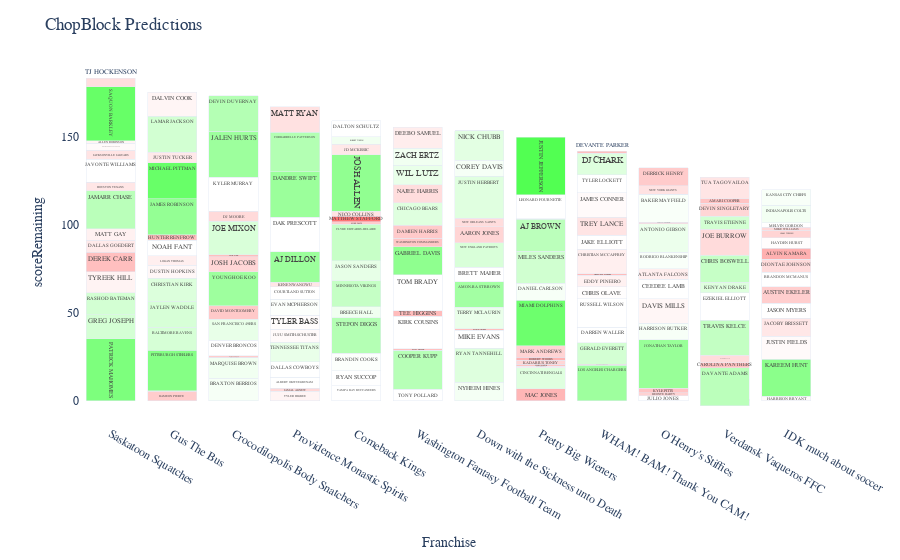

The notebook cell saved with this chart:
### Code cell
# chart
players_onthefield = merged.loc[merged.status=="starter"]
players_onthefield = players_onthefield.sort_values(by='scoreRemaining', ascending=False, ignore_index=True)

fran_rank = players_onthefield.groupby('franchiseName').sum().sort_values(by='scoreRemaining', ascending=False)

sorter = fran_rank.index

players_onthefield.franchiseName = players_onthefield.franchiseName.astype("category")
players_onthefield.franchiseName.cat.set_categories(sorter, inplace=True)
players_onthefield.sort_values(["franchiseName"], inplace=True)
color_discrete_map = dict(zip(players_onthefield.id_mfl, players_onthefield.color))
# Create bar chart
figPred = px.bar(players_onthefield, 
            x="franchiseName", 
            y="scoreRemaining", 
            color="player", 
            color_discrete_sequence=list(players_onthefield['color']),
            #     "QB": "hsla(210, 60%, 25%, 1)", #blue #1033a6 #0c2987 1033a6 062647 #293745 
            #     "RB": "hsla(12, 50%, 45%, 1)", #gold #f5d000 ffa524 a23419 a34e39
            #     "WR": "hsla(267, 40%, 45%, 1)", #purple #4f22bc #643fc1 643fc1 621B74 675280
            #     "TE": "hsla(177, 68%, 36%, 1)", #teal #02687b #038097 1295ad 43B3AE
            #     "PK": "hsla(14, 30%, 40%, 1)", #gold #f5d000 ffa524 664e47
            #     "DF": "hsla(35, 70%, 65%, 1)"}, #gold #f5d000 ffa524 a49375 ffb54d
            category_orders={
                "pos": ["QB", "RB", "WR", "TE", "PK", "DF"]},
            text='player', 
            hover_name="player",
            hover_data={
                'scoreRemaining':True, 'weeklyPred':True, 'scaled':True,
                'player':False, 'pos':False, 'franchiseName':False
                },
            labels={
                "franchiseName":"Franchise",
                "predRelative":"Player Value",
                "pred":"ChopBlock Prediction",
                "sharkAbsolute":"FantasySharks Prediction",
                "adpAbsolute":"ADP-Based Prediction"
            }
            )
figPred.update_layout(
            barmode='stack', 
            xaxis={'categoryorder':'total descending'},
            plot_bgcolor='rgba(0,0,0,0)',
            title="ChopBlock Predictions",
            font_family="Skia",
            showlegend=False
            )
figPred.show()
#graphJSON_pred = json.dumps(figPred, cls=plotly.utils.PlotlyJSONEncoder)
#return render_template('compareFranchises2.html', graphJSON_pred=graphJSON_pred, graphJSON_adp=graphJSON_adp, graphJSON_shark=graphJSON_shark)
